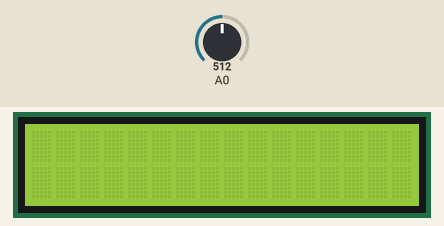
Simulated run of this sketch. Board: Arduino Uno, built with avr-gcc and run on an emulated ATmega328P. Parts: 16×2 character LCD. The inputs (shaded band) are chosen by the test bench; at power-on: A0 = 512. What the sketch prints to the serial monitor is not drawn.

Above: at 1.2 s.
1.3 s: A0 set to 208
2.8 s: A0 set to 193
At 4.0 s:
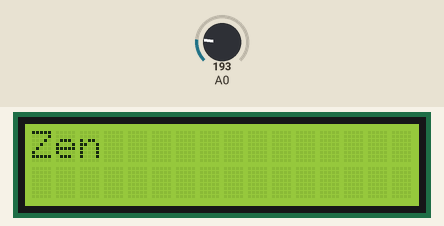
4.4 s: A0 set to 878
At 5.6 s:
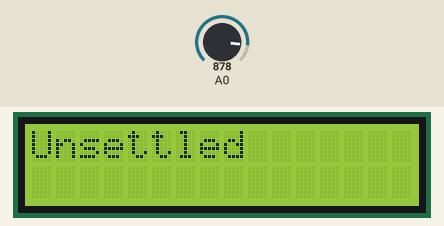
5.9 s: A0 set to 1010
At 7.2 s:
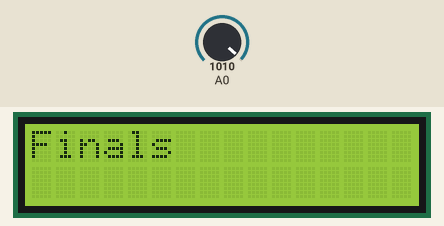
7.5 s: A0 set to 987
At 8.7 s:
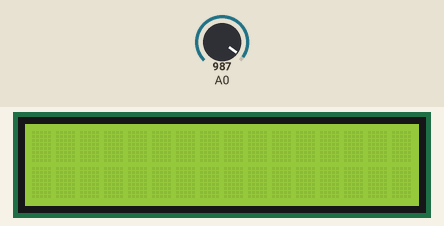
9.1 s: A0 set to 1023
At 10.2 s:
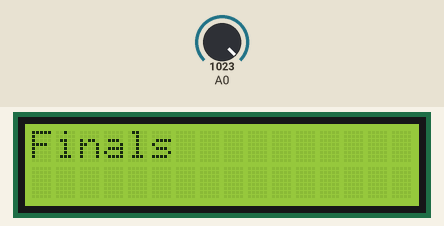
Timing chart, 0 to 11.6 s (numbered marks = the images above; inputs shaded):
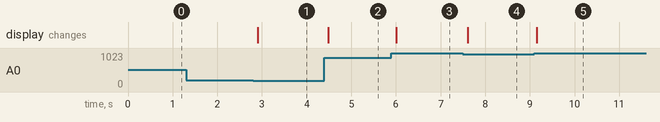

Measured:
- the behaviour switches between 200 and 199 on A0 (found by bisection; images 0 and 1)
- the behaviour switches between 1001 and 1000 on A0 (found by bisection; images 3 and 4)
- after the input at 1.3 s, every drawn part: stays the same
- after the input at 2.8 s, the display: changes after 0.11 s (image 1)
- after the input at 4.4 s, the display: changes after 0.09 s (image 2)
- after the input at 5.9 s, the display: changes after 0.10 s (image 3)
- after the input at 7.5 s, the display: changes after 0.11 s (image 4)
- after the input at 9.1 s, the display: changes after 0.05 s (image 5)

The sketch:

megatest.ino
```cpp
/* YourDuino.com Example Software Sketch
 20 character 4 line I2C Display
 Backpack Interface labelled "LCM1602 IIC  A0 A1 A2"
 terry@yourduino.com */

/*-----( Import needed libraries )-----*/
#include <Wire.h>  // Comes with Arduino IDE
// Get the LCD I2C Library here:
// https://bitbucket.org/fmalpartida/new-liquidcrystal/downloads
// Move any other LCD libraries to another folder or delete them
// See Library "Docs" folder for possible commands etc.
#include <LiquidCrystal_I2C.h>

/*-----( Declare Constants )-----*/
//none
/*-----( Declare objects )-----*/
// set the LCD address to 0x27 for a 20 chars 4 line display
// Set the pins on the I2C chip used for LCD connections:
//                    addr, en,rw,rs,d4,d5,d6,d7,bl,blpol
LiquidCrystal_I2C mylcd(0x27, 2, 1, 0, 4, 5, 6, 7, 3, POSITIVE);  // Set the LCD I2C address
//LiquidCrystal_I2C yourlcd(0x26, 2, 1, 0, 4, 5, 6, 7, 3, POSITIVE);
//LiquidCrystal_I2C hislcd(0x25, 2, 1, 0, 4, 5, 6, 7, 3, POSITIVE);
//LiquidCrystal_I2C herlcd(0x24, 2, 1, 0, 4, 5, 6, 7, 3, POSITIVE);


/*-----( Declare Variables )-----*/
//none

/*struct things{
  int pinNumber;
  const char type;
  int cur;
  int desired;
  const char message1[17];
  const char message2[17];
};

const int numinputs = 7;
struct things FILLER = {0, '\0', LOW, LOW, "", ""};
struct things WhiteButton = {2, 'b', LOW, HIGH, "Push White", ""};
struct things Covered1 = {3, 's', LOW, HIGH, "Flip Covered1", ""};
struct things Covered2 = {4, 's', LOW, HIGH, "Flip Covered2", ""};
struct things RedSwitch = {5, 's', LOW, HIGH, "Flip Red", ""};
struct things BlueSwitch = {6, 's', LOW, HIGH, "Flip Blue", ""};
struct things BlueButton  = {7, 'b', LOW, HIGH, "Push Blue", ""};
struct things RedButton = {8, 'b', LOW, HIGH, "Push Red", ""};

const int length = 9; //length of the array
struct things everything[] = {FILLER, FILLER, WhiteButton, Covered1,
  Covered2, RedSwitch, BlueSwitch, BlueButton, RedButton}; */


void setup()   /*----( SETUP: RUNS ONCE )----*/
{
  mylcd.begin(16,2);
//  yourlcd.begin(16,2);
//  pinMode(A0, INPUT);
//Serial.begin(9600);
  //pinMode(A0, INPUT);
  //yourlcd.begin(16,2);
  //hislcd.begin(16,2);
  //herlcd.begin(16,2);
  pinMode(A0, INPUT);
  Serial.begin(9600);
}

void panic(int val)
{
  mylcd.clear();
  if(val < 200){
    mylcd.write("Zen");
  }else if(868<val && val<942){
    mylcd.write("Unsettled");
  } else if(1000<val){
    mylcd.write("Finals");
  }
  Serial.println(val);
  delay(100);
}


void loop()   /*----( LOOP: RUNS CONSTANTLY )----*/
{
//  mylcd.setCursor(0,0);
  //mylcd.write("here1");
  //delay(10);
  //yourlcd.setCursor(0,0);
  //yourlcd.write("here1");
  //delay(10);
  //int val = analogRead(0);
  //delay(10);
  //mylcd.setCursor(0,1);
  //char t[6];
  //itoa(val, t, 10);
  //mylcd.write(t);
  //delay(10);
  //yourlcd.setCursor(0,1);
  //yourlcd.write("Here2");
  //delay(200);
  //mylcd.clear();
  //yourlcd.clear();

  panic(analogRead(A0));
  delay(15);


  //N.B.:
  //North is red
  //West is black
  //East is green
  //South is yellow
  /*if(a&&b){
    Serial.println("SW");
  }else if(a&&d){
    Serial.println("SE");
  }else if(a){
    Serial.println("S");
  }else if(c&&b){
    Serial.println("NW");
  }else if(c&&d){
    Serial.println("NE");
  }else if(c){
    Serial.println("N");
  }else if(b){
    Serial.println("W");
  }else if(d){
    Serial.println("E");
  } */
  //int val = analogRead(A0);
  //Serial.print("value: ");
  //Serial.print(val);
  //Serial.print("\n");
  //if(val<20){
    //Serial.println(0);
  //} else if(815<val && val<920){
    //Serial.println(1);
  //} else if(1000<val){
    //Serial.println(2);
  //} else {
    //Serial.println(3);
  //}
  }
```
